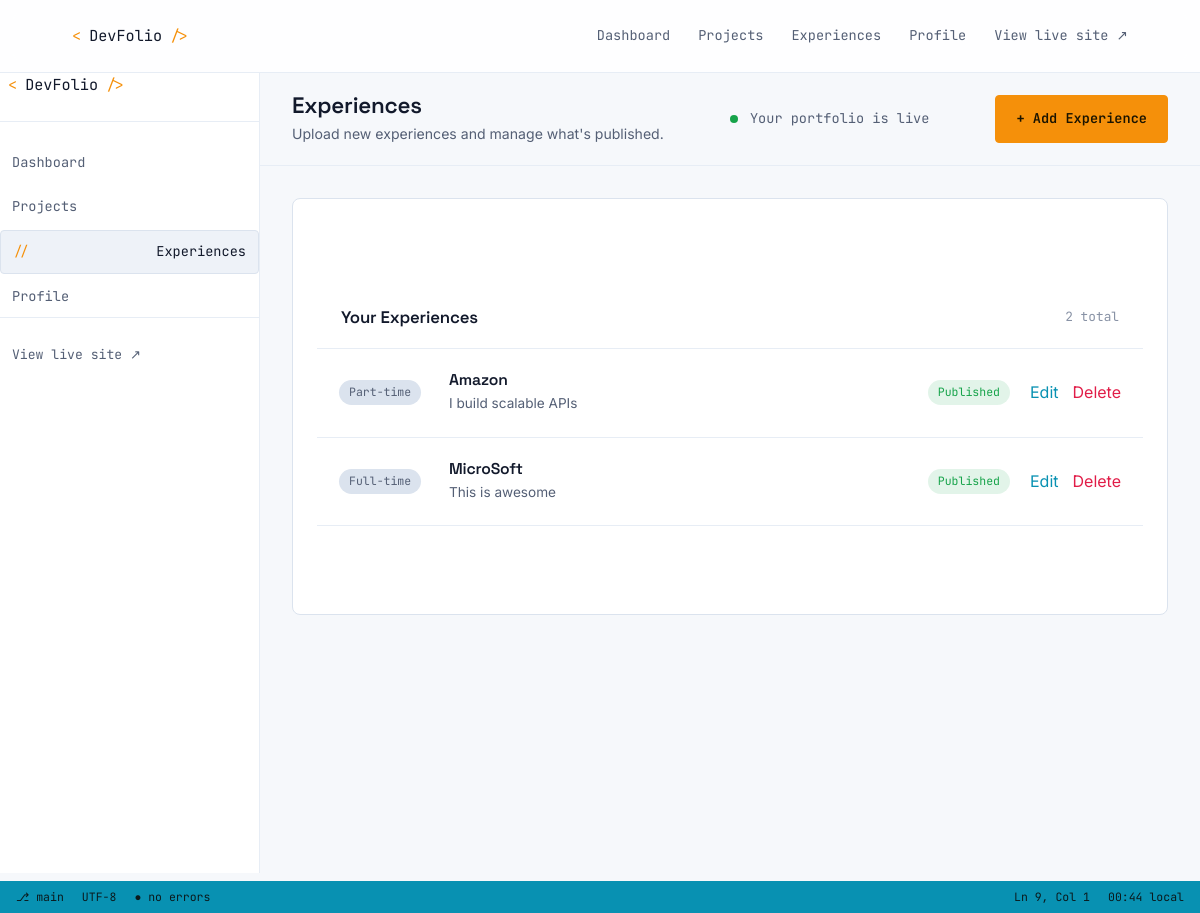
/experiences/ (signed in), run on the app's committed database.
### home/models.py (models this page shows)
class UserExperience(models.Model):
    STATUS = (
        ('Draft', 'Draft'),
        ('Published', 'Published')
    )
    user = models.ForeignKey(settings.AUTH_USER_MODEL, on_delete=models.CASCADE)
    company_name = models.CharField(max_length=225)
    job_title = models.CharField(max_length=225)
    employment_type = models.CharField(max_length=225)
    location = models.CharField(max_length=225)
    start_time = models.DateField()
    end_time = models.DateField(null=True)
    short_description = models.TextField()
    key_responsibilities = models.TextField(max_length=1000, null=True)
    company_website = models.URLField()
    tech_stack = models.TextField(max_length=1000, default='', null=True)
    status = models.CharField(max_length=225, choices=STATUS, null=True)
    working_currently = models.BooleanField(default=False)
    uploaded_on = models.DateTimeField(auto_now_add=True)

### home/views.py (the view)
# urls.py: path('experiences/', views.experience_page, name='experience'),
def experience_page(request):
    user = request.user
    user_experience = UserExperience.objects.filter(user=user).order_by('-uploaded_on')
    unread_contacts_count = ClientContactForm.objects.filter(user=user, viewed=False).count()
    context = {
        'experiences': user_experience,
        'unread_contacts': unread_contacts_count
    }
    return render(request, 'experience.html', context)

### templates/experience.html (shortened to what this page needs)
{% load static %}
<!DOCTYPE html>
<html lang="en">
<head>
<link rel="stylesheet" href="{% static 'auth_style.css' %}">
</head>
<body>
  <nav class="topnav">
    <div class="wrap">
      <a href="/" class="brand"><span class="bracket">&lt;</span>DevFolio<span class="bracket">/&gt;</span></a>
      <ul class="nav-links">
        <li><a href="/dashboard/">Dashboard {% if unread_contacts > 0 %} <span class="nav-badge">  {{unread_contacts}}  </span> {% endif %}</a></li>
      <li><a href="/projects/">Projects</a></li>
      <li><a href="/experiences/" aria-current="page">Experiences</a></li>
      <li><a href="/profile/" >Profile</a></li>
      <li><a href="/{{request.user.first_name}}{{request.user.last_name}}/{{request.user.user_id}}" target="_blank" rel="noopener">View live site ↗</a> </li>
      </ul>
    </div>
  </nav>
<div class="app-shell">
  <aside class="sidebar">
    <a href="/" class="brand"><span class="bracket">&lt;</span>DevFolio<span class="bracket">/&gt;</span></a>
    <ul class="sidebar-nav">
      <li><a href="/dashboard/">Dashboard {% if unread_contacts > 0 %} <span class="nav-badge">  {{unread_contacts}}  </span> {% endif %}</a></li>
      <li><a href="/projects/" >Projects</a></li>
      <li><a href="/experiences/" aria-current="page">Experiences</a></li>
      <li><a href="/profile/">Profile</a></li>
    </ul>
    <div class="sidebar-footer">
      <a href="/{{request.user.first_name}}{{request.user.last_name}}/{{request.user.user_id}}" target="_blank" rel="noopener">View live site ↗</a>
    </div>
  </aside>
  <div class="app-main">
    <header class="app-topbar">
      <div>
        <h1 class="page-title">Experiences</h1>
        <p class="page-sub">Upload new experiences and manage what's published.</p>
      </div>
      <div class="topbar-user">
        <span class="live-dot"></span> Your portfolio is live
      </div>
      <a href="/add-experience/" class="btn btn-primary">
        + Add Experience
    </a>
    </header>
    <main class="app-content">
      <section class="panel">
        <div class="panel-header">
          <h2>Your Experiences</h2>
          <span class="cell-faint">{{experiences.count}} total</span>
        </div>
        {% for items in experiences %}
        <div class="project-row">
          <div class="project-row-meta">
            <span class="badge-pill draft"> {{items.employment_type}} </span>
          </div>
          <div class="project-row-main">
            <h3> {{items.company_name}} </h3>
            <p>{{ items.short_description|truncatechars:100 }}</p>
          </div>
          <div class="project-row-meta">
            {% if items.status == 'Published' %}
            <span class="badge-pill published">Published</span>
            {% else %}
            <span class="badge-pill draft">Draft</span>
            {% endif %}
          </div>
          <div class="row-actions">
            <a href="/update-experience/{{items.id}}">Edit</a>
            <a href="#" class="delete-project-btn danger-link" id="delete-btn" data-project-id="{{ items.id }}"> Delete </a>
          </div>
        </div>
        {% endfor %}
      </section>
    </main>
  </div>
</div>
<div class="status-bar">
  <div class="status-left">
    <span>⎇ main</span>
    <span>UTF-8</span>
    <span>● no errors</span>
  </div>
  <div class="status-right">
    <span>Ln 9, Col 1</span>
    <span data-clock>00:00 local</span>
  </div>
</div>
</body>
</html>

### data on the page
UserExperience: employment_type "Part-time", company_name "Amazon", short_description "I build scalable APIs", status "Published"
UserExperience: employment_type "Full-time", company_name "MicroSoft", short_description "This is awesome", status "Published"

### other printed values
{{ experiences.count }} "2"
